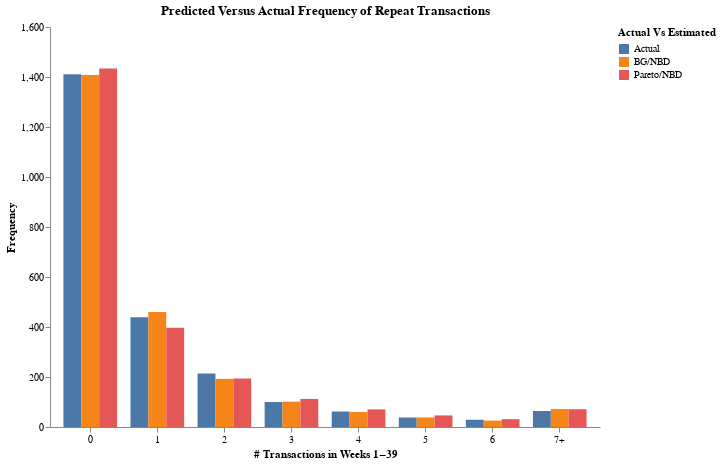

This figure's notebook cell:
### Code cell
barchart_data = fit_hist.unpivot(on=['Actual', 'BG/NBD', 'Pareto/NBD'], index='P1X', variable_name='Actual Vs Estimated', value_name='Frequency')

(
    alt.Chart(barchart_data).mark_bar().encode(
        x=alt.X('P1X:O', title='# Transactions in Weeks 1−39', axis=alt.Axis(labelAngle=0)),
        y=alt.Y('Frequency:Q', title='Frequency'),
        color='Actual Vs Estimated:N',
        # column='Actual Vs Estimated:N',
        xOffset='Actual Vs Estimated:N'
    )    
    .properties(
            width=550,
            height=400,
            title='Predicted Versus Actual Frequency of Repeat Transactions'
        ).configure_view(stroke=None).configure_axisY(grid=False).configure_axisX(grid=False)      
)

### Figure 1 — Vega-Lite specification as saved in the notebook (floating-point values rounded to 4 significant figures)
{"$schema": "https://vega.github.io/schema/vega-lite/v5.20.1.json", "config": {"axisX": {"grid": false}, "axisY": {"grid": false}, "view": {"continuousHeight": 300, "continuousWidth": 300, "stroke": null}}, "data": {"name": "data-e4bacf62f79df46dad72b04e48cb70cc"}, "datasets": {"data-e4bacf62f79df46dad72b04e48cb70cc": [{"Actual Vs Estimated": "Actual", "Frequency": 1411, "P1X": "0"}, {"Actual Vs Estimated": "Actual", "Frequency": 439, "P1X": "1"}, {"Actual Vs Estimated": "Actual", "Frequency": 214, "P1X": "2"}, {"Actual Vs Estimated": "Actual", "Frequency": 100, "P1X": "3"}, {"Actual Vs Estimated": "Actual", "Frequency": 62, "P1X": "4"}, {"Actual Vs Estimated": "Actual", "Frequency": 38, "P1X": "5"}, {"Actual Vs Estimated": "Actual", "Frequency": 29, "P1X": "6"}, {"Actual Vs Estimated": "Actual", "Frequency": 64, "P1X": "7+"}, {"Actual Vs Estimated": "BG/NBD", "Frequency": 1408.0, "P1X": "0"}, {"Actual Vs Estimated": "BG/NBD", "Frequency": 460.3, "P1X": "1"}, {"Actual Vs Estimated": "BG/NBD", "Frequency": 192.5, "P1X": "2"}, {"Actual Vs Estimated": "BG/NBD", "Frequency": 101.2, "P1X": "3"}, {"Actual Vs Estimated": "BG/NBD", "Frequency": 59.85, "P1X": "4"}, {"Actual Vs Estimated": "BG/NBD", "Frequency": 38.12, "P1X": "5"}, {"Actual Vs Estimated": "BG/NBD", "Frequency": 25.55, "P1X": "6"}, {"Actual Vs Estimated": "BG/NBD", "Frequency": 71.85, "P1X": "7+"}, {"Actual Vs Estimated": "Pareto/NBD", "Frequency": 1434.0, "P1X": "0"}, {"Actual Vs Estimated": "Pareto/NBD", "Frequency": 397.3, "P1X": "1"}, {"Actual Vs Estimated": "Pareto/NBD", "Frequency": 194.0, "P1X": "2"}, {"Actual Vs Estimated": "Pareto/NBD", "Frequency": 112.3, "P1X": "3"}, {"Actual Vs Estimated": "Pareto/NBD", "Frequency": 70.47, "P1X": "4"}, {"Actual Vs Estimated": "Pareto/NBD", "Frequency": 46.3, "P1X": "5"}, {"Actual Vs Estimated": "Pareto/NBD", "Frequency": 31.34, "P1X": "6"}, {"Actual Vs Estimated": "Pareto/NBD", "Frequency": 71.19, "P1X": "7+"}]}, "encoding": {"color": {"field": "Actual Vs Estimated", "type": "nominal"}, "x": {"axis": {"labelAngle": 0}, "field": "P1X", "title": "# Transactions in Weeks 1−39", "type": "ordinal"}, "xOffset": {"field": "Actual Vs Estimated", "type": "nominal"}, "y": {"field": "Frequency", "title": "Frequency", "type": "quantitative"}}, "height": 400, "mark": {"type": "bar"}, "title": "Predicted Versus Actual Frequency of Repeat Transactions", "width": 550}
